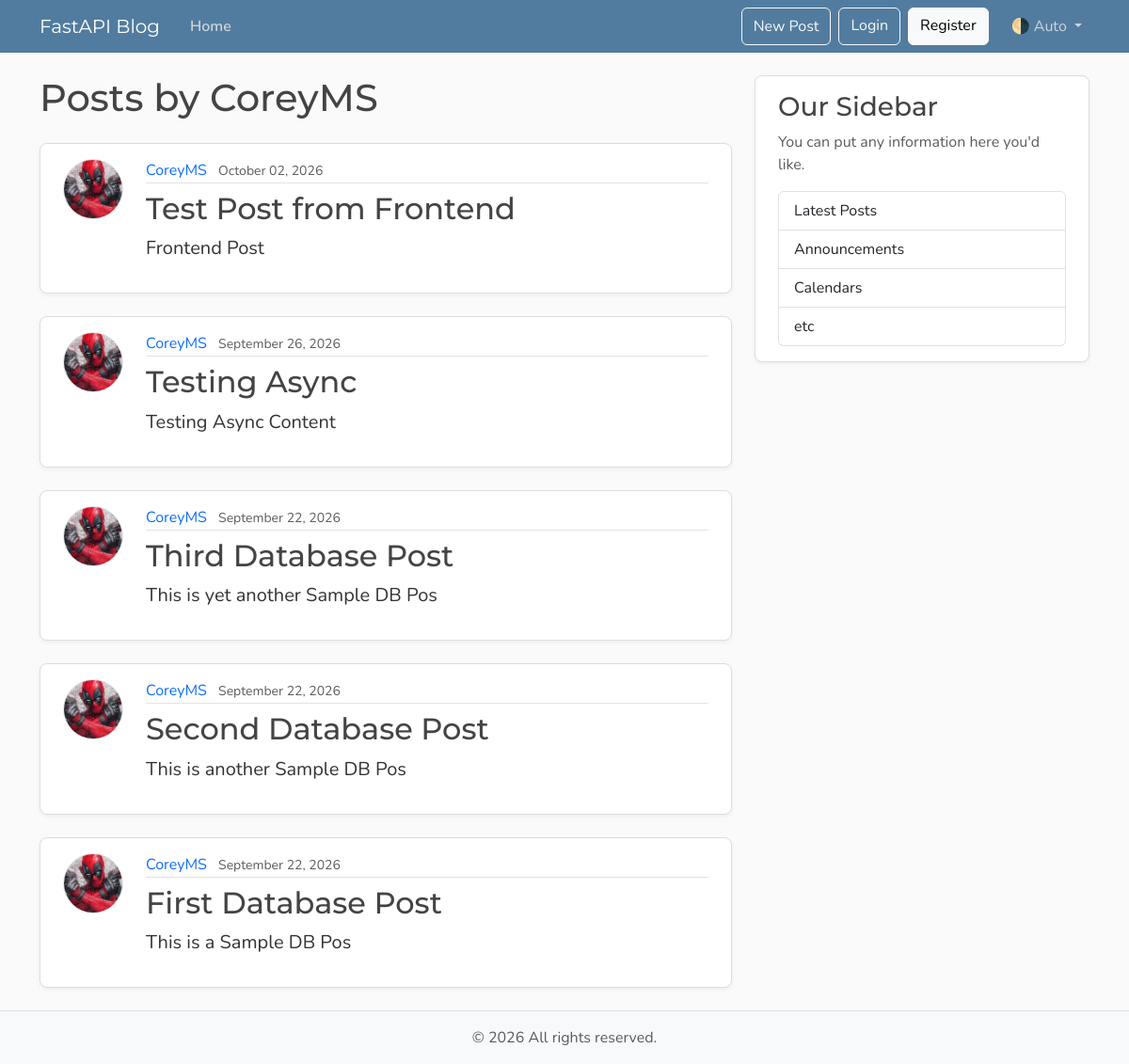
Before: /users/1/posts with the older database file.
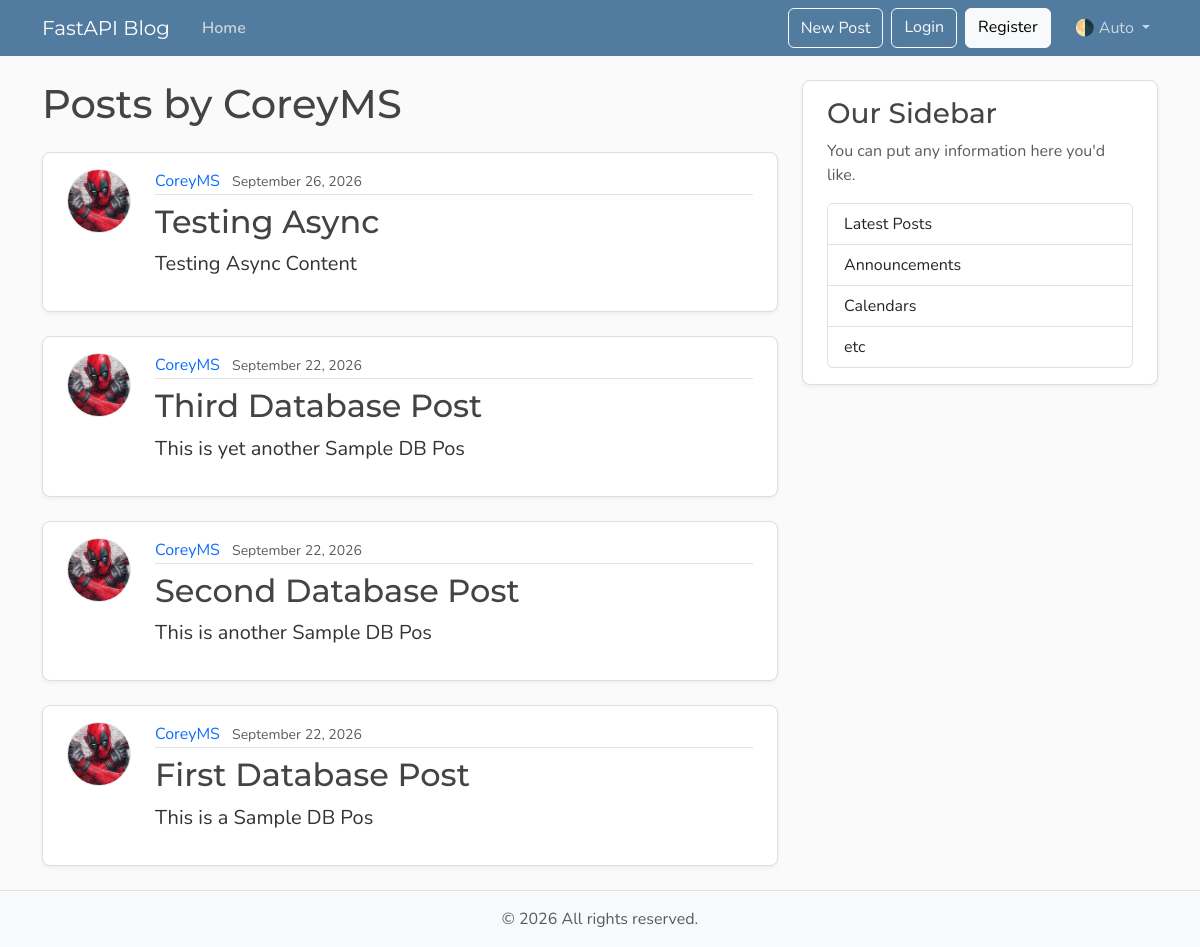
After: the same page with the newer database file.
### models.py (models this page shows, shortened)
class Post(Base):
    __tablename__ = "posts"
    id: Mapped[int] = mapped_column(Integer, primary_key=True, index=True)
    title: Mapped[str] = mapped_column(String(100), nullable=False)
    content: Mapped[str] = mapped_column(Text, nullable=False)
    user_id: Mapped[int] = mapped_column(
        ForeignKey("users.id"),
        nullable=False,
        index=True,
    )
    date_posted: Mapped[datetime] = mapped_column(
        DateTime(timezone=True),
        default=lambda: datetime.now(UTC),
    )
    author: Mapped[User] = relationship(back_populates="posts")

class User(Base):
    __tablename__ = "users"
    id: Mapped[int] = mapped_column(Integer, primary_key=True, index=True)
    username: Mapped[str] = mapped_column(String(50), unique=True, nullable=False)
    email: Mapped[str] = mapped_column(String(120), unique=True, nullable=False)
    image_file: Mapped[str | None] = mapped_column(
        String(200),
        nullable=True,
        default=None,
    )
    posts: Mapped[list[Post]] = relationship(
        back_populates="author",
        cascade="all, delete-orphan",
    )

### main.py (the view)
@app.get("/users/{user_id}/posts", include_in_schema=False, name="user_posts")
async def user_posts_page(
    request: Request,
    user_id: int,
    db: Annotated[AsyncSession, Depends(get_db)],
):
    result = await db.execute(select(models.User).where(models.User.id == user_id))
    user = result.scalars().first()
    if not user:
        raise HTTPException(
            status_code=status.HTTP_404_NOT_FOUND,
            detail="User not found",
        )
    result = await db.execute(
        select(models.Post)
        .options(selectinload(models.Post.author))
        .where(models.Post.user_id == user_id)
        .order_by(models.Post.date_posted.desc()),
    )
    posts = result.scalars().all()
    return templates.TemplateResponse(
        request,
        "user_posts.html",
        {"posts": posts, "user": user, "title": f"{user.username}'s Posts"},
    )

### templates/user_posts.html
{% extends "layout.html" %}
{% block content %}
  <h1 class="mb-4">Posts by {{ user.username }}</h1>
  {% for post in posts %}
    <article class="content-section py-3 px-4 mb-4">
      <div class="d-flex align-items-start gap-4">
        <img class="rounded-circle article-img flex-shrink-0"
             src="{{ post.author.image_path }}"
             alt="{{ post.author.username }}'s profile picture"
             width="64"
             height="64"
             loading="lazy">
        <div class="flex-grow-1">
          <div class="article-metadata mb-2">
            <a class="me-2"
               href="{{ url_for('user_posts', user_id=post.author.id) }}">{{ post.author.username }}</a>
            <small class="text-body-secondary">{{ post.date_posted.strftime("%B %d, %Y") }}</small>
          </div>
          <h2>
            <a class="article-title"
               href="{{ url_for('post_page', post_id=post.id) }}">{{ post.title }}</a>
          </h2>
          <p class="article-content">{{ post.content }}</p>
        </div>
      </div>
    </article>
  {% else %}
    <p class="text-body-secondary">No posts by this user yet.</p>
  {% endfor %}
{% endblock content %}

Changed rows visible on the page:
removed Post: author.image_path (picture), author.username "CoreyMS", date_posted "October 02, 2026", title "Test Post from Frontend", content "Frontend Post"
